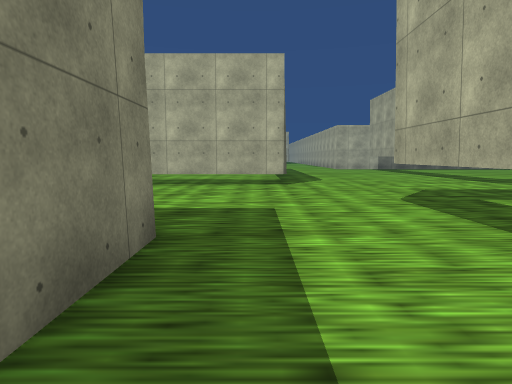
view 1 (above)

24 first-person views from a walk through a 3-D level made in the Unity game engine. The camera is 1.4 m above the floor, tilts 6° down and sees 75° across. The floor is counted in squares, 2 m on a side. Each view is taken from the middle of a square. On the plan, view 1 faces up. The plan holds only what a view shows up to about 10 squares ahead; the rest is blank. The place goes on beyond the plan. The player character is not drawn. Some surface patterns are stand-ins.

view 2
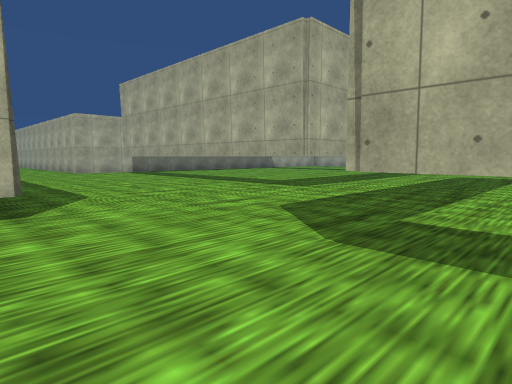

view 3
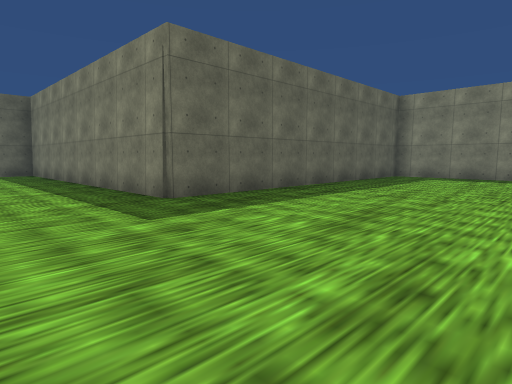

view 4
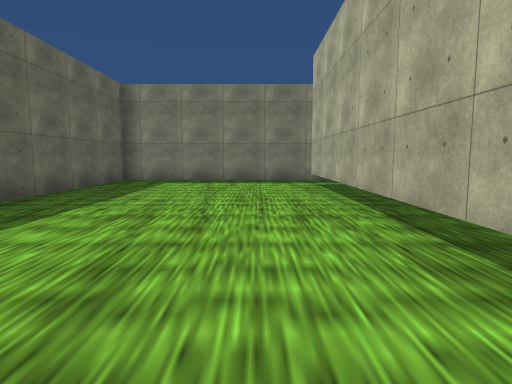

view 5
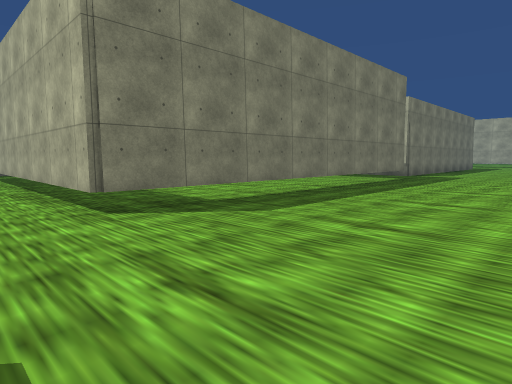

view 6
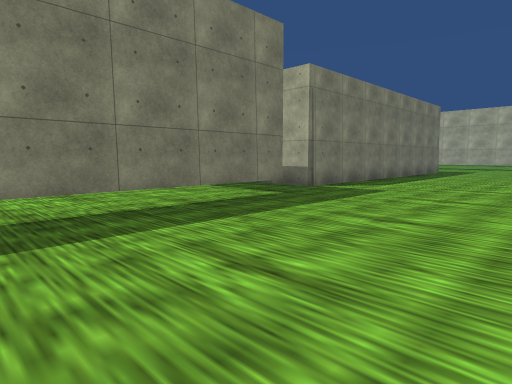

view 7
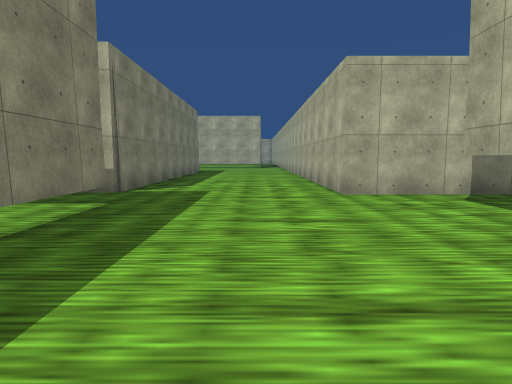

view 8
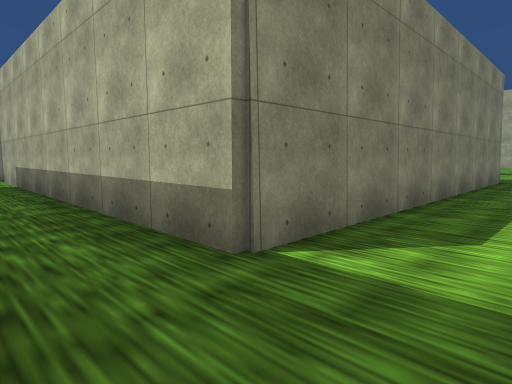

view 9
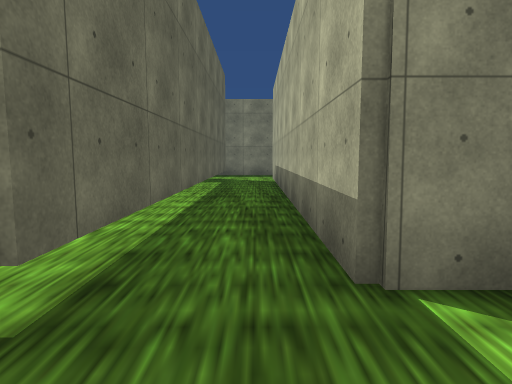

view 10
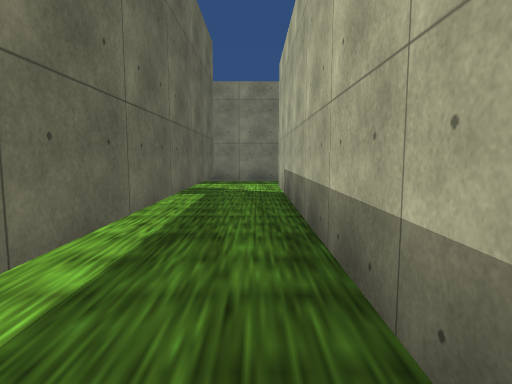

view 11
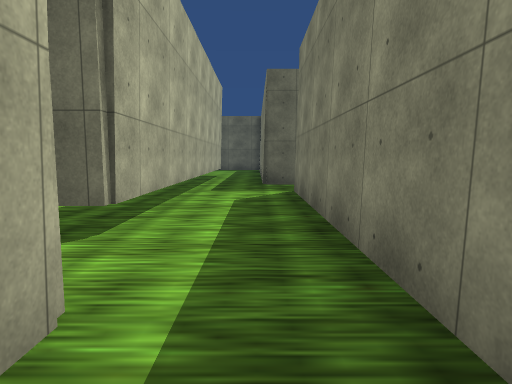

view 12
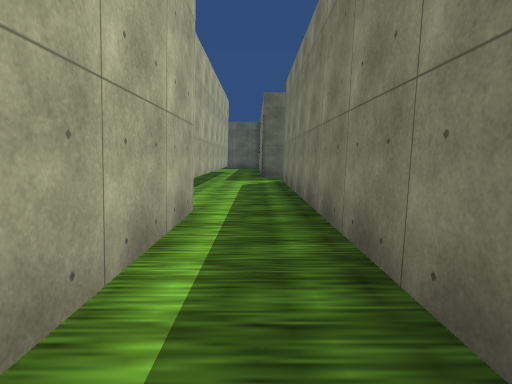

view 13
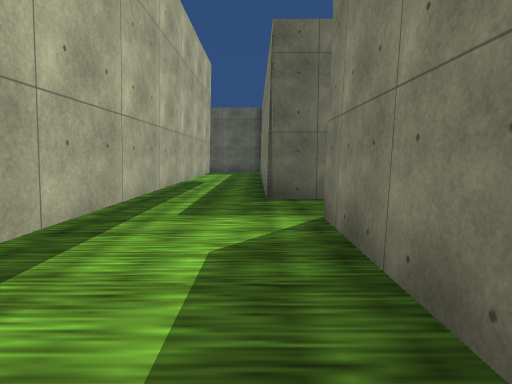

view 14
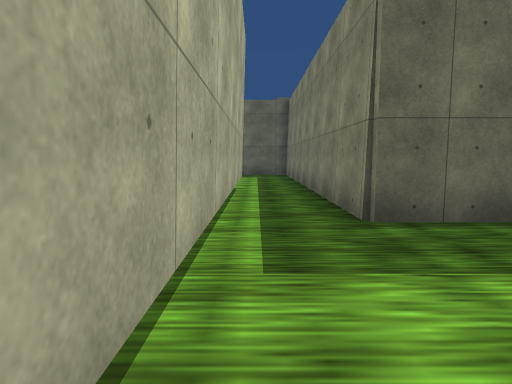

view 15
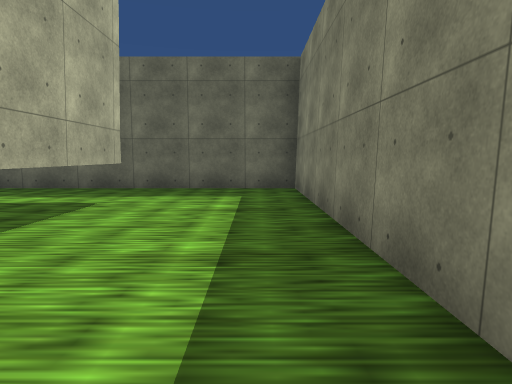

view 16
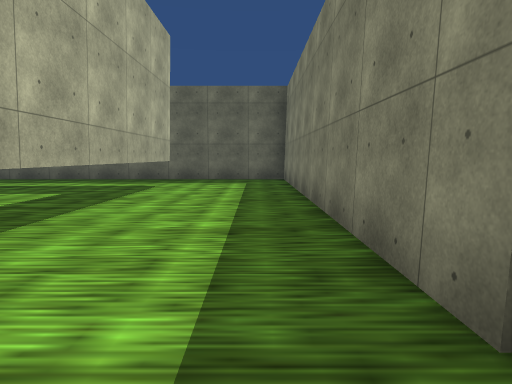

view 17
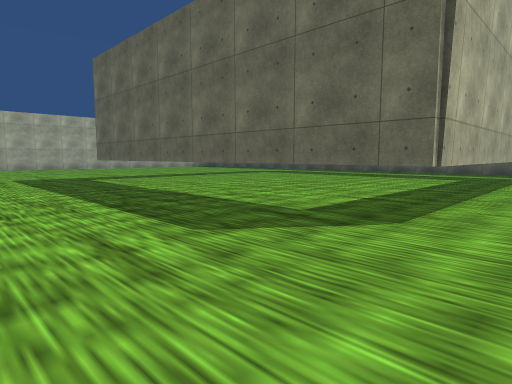

view 18
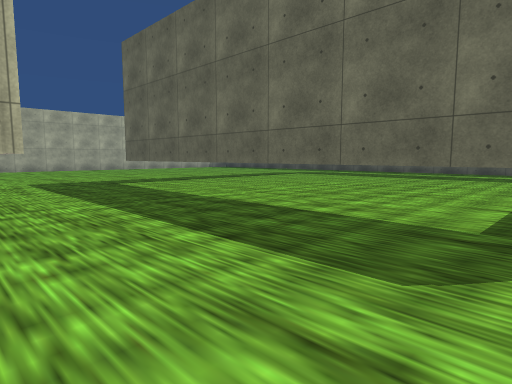

view 19
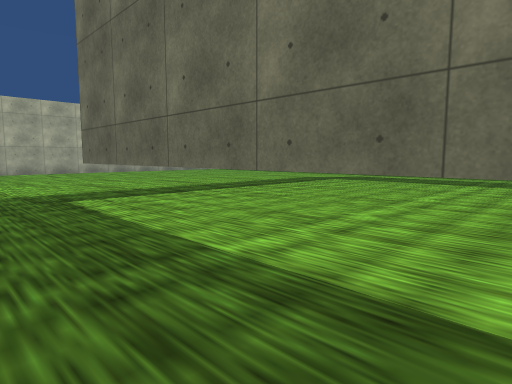

view 20
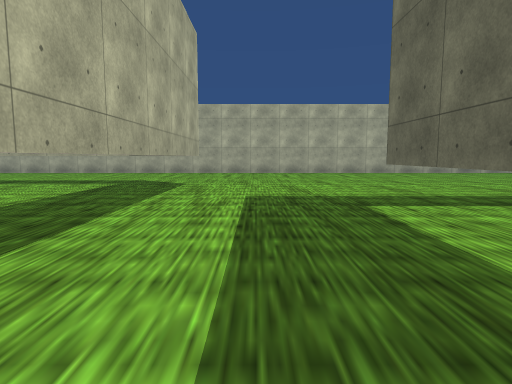

view 21
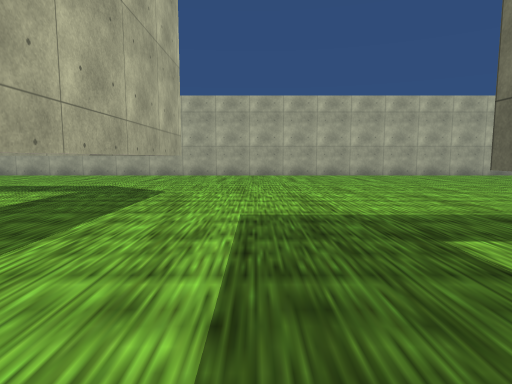

view 22
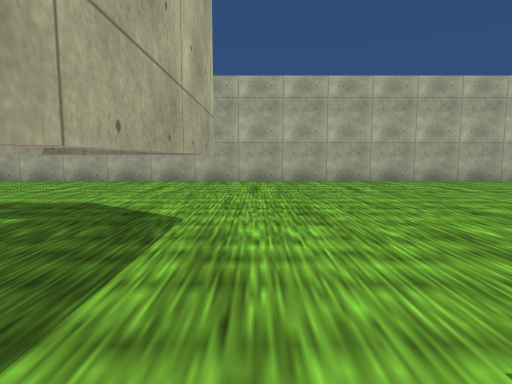

view 23
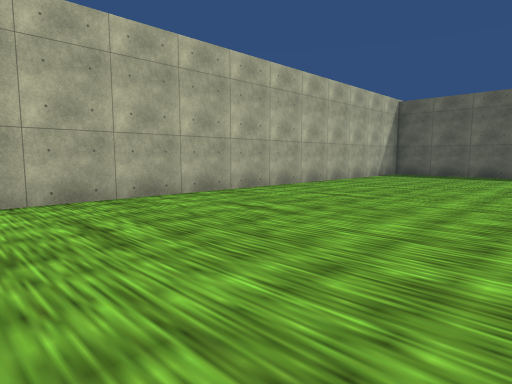

view 24
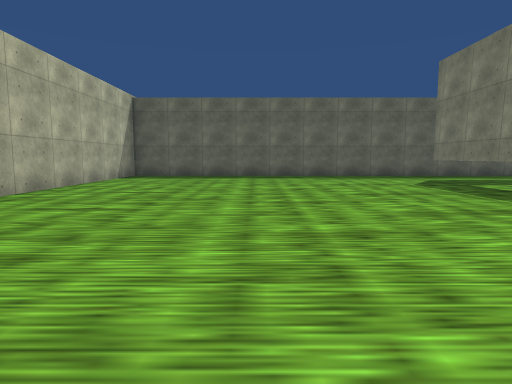

### Floor plan
Key: @ floor where view 1 was taken; # wall or solid block; . floor; T thing the floor can be seen under or through.
Columns run from 11 left of view 1 to 22 right of it. Each row starts with its distance up from view 1.
 24  .         #...
 23 #.#        #....#
 22 #.#        #....#
 21 #.#        #....#
 20 #.##########....#
 19 #...............####
 18 #..#########.....#
 17 #..#       #.....#
 16 #..#       #.....
 15 #..#       #.....               .#
 14 #..#       #.....          ......#
 13 ...#       #.....         T......#
 12 ##.#       #.....#        T......#
 11  #.#       #.....#        T......#
 10  #.#       #.....#        T......#
  9  #.#########.....########TT......#
  8  #...............................#
  7  #...............................#
  6  #...............................#
  5   ...........#######TTT..........#
  4   ...........#         ..........#
  3  ##########..#         ..........#
  2           #..#         ..........#
  1           #..#         ..........#
  0           #@.#         ..........#
 -1           #..#        #..........#
 -2           #..#        #..........#
 -3           #..#        #..........#
 -4           #..#        #..........#
 -5           #.......
 -6           ########

Where each view was taken, in squares from view 1:
view 1: 0 up, 0 right, facing up
view 2: 4 up, 0 right, facing up-right
view 3: 8 up, 2 right, facing down-left
view 4: 7 up, 0 right, facing left
view 5: 7 up, 5 right, facing up-left
view 6: 13 up, 5 right, facing up-left
view 7: 13 up, 3 right, facing up
view 8: 18 up, 2 right, facing up-left
view 9: 19 up, 2 right, facing left
view 10: 19 up, 1 left, facing left
view 11: 21 up, 10 left, facing down
view 12: 24 up, 10 left, facing down
view 13: 18 up, 10 left, facing down
view 14: 16 up, 9 left, facing down
view 15: 1 up, 0 right, facing down
view 16: 4 up, 0 right, facing down
view 17: 9 up, 1 right, facing down-right
view 18: 9 up, 3 right, facing down-right
view 19: 7 up, 6 right, facing down-right
view 20: 7 up, 7 right, facing right
view 21: 7 up, 9 right, facing right
view 22: 8 up, 12 right, facing right
view 23: 7 up, 16 right, facing down-right
view 24: 6 up, 17 right, facing down
